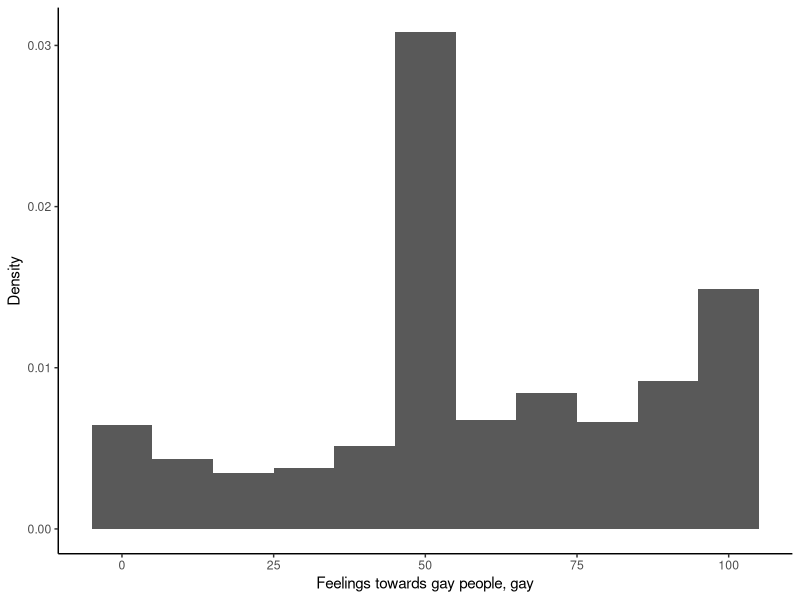
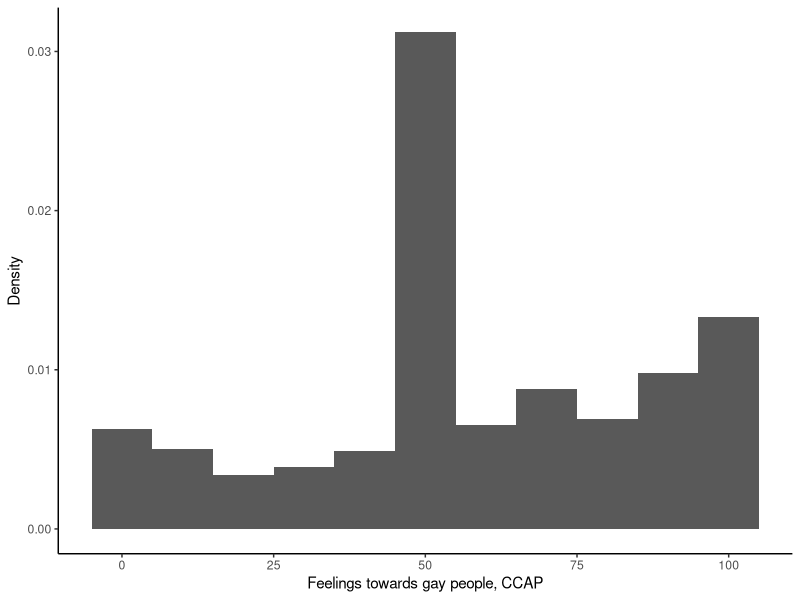
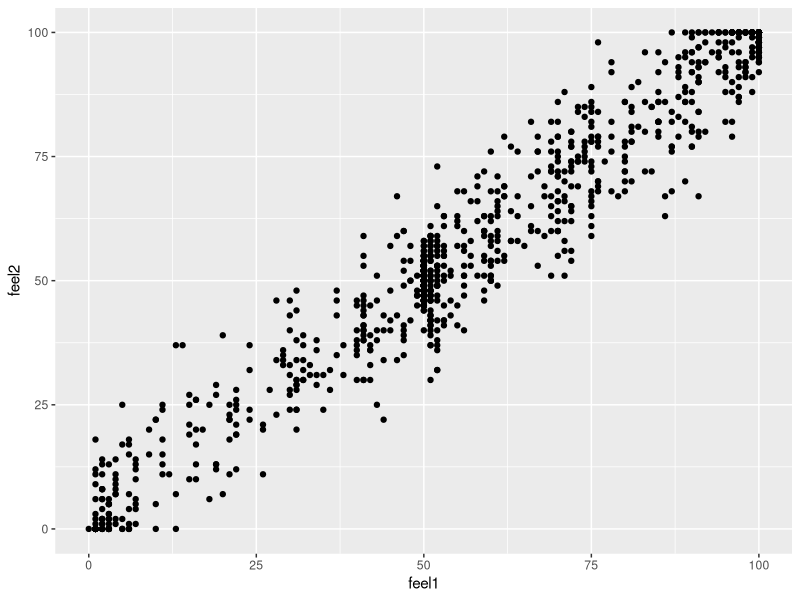
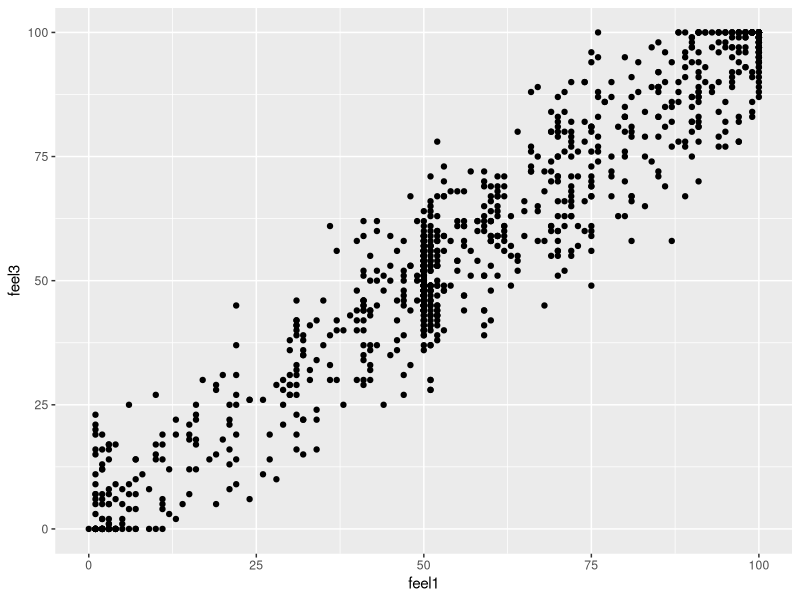
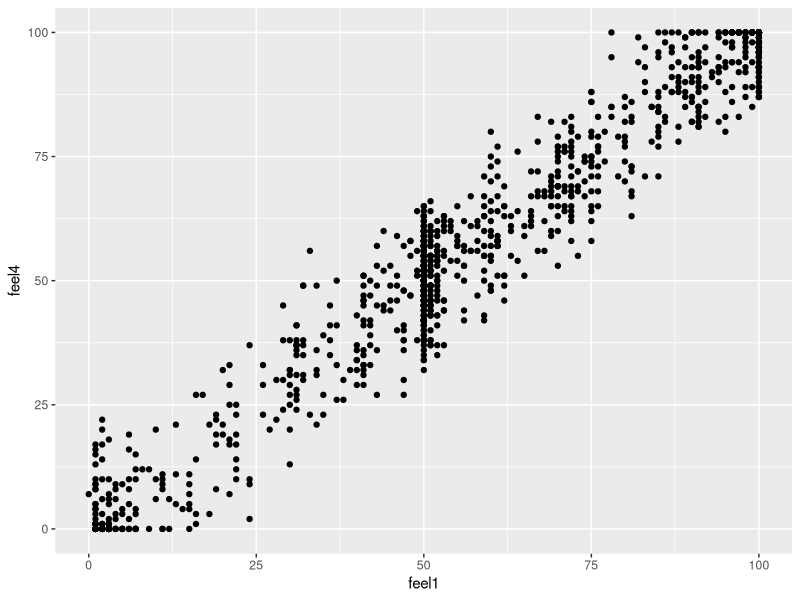
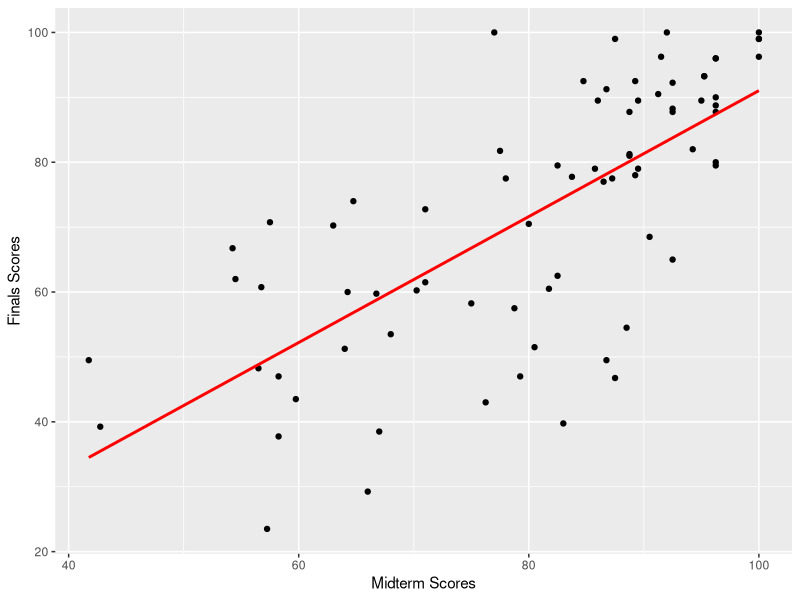

The R script that drew these images, in order:
## ---- chunk 1
knitr::opts_chunk$set(echo = TRUE)
## ---- chunk 2
setwd("~/myrepo GH/B HOMEWORK/B2")
library(tidyverse)
gay <- read_csv("gay.csv")
head(gay)
dim(gay)
ccap <- read.csv("CCAP.csv")
head(ccap)
dim(ccap)
## ---- chunk 3
dens_gay <- ggplot(data = gay)
dens_gay <- dens_gay + geom_histogram(mapping = aes(y=..density.., x = feel1 ), binwidth=10)
dens_gay <- dens_gay + theme_classic() + xlab("Feelings towards gay people, gay") + ylab("Density")         
dens_gay

dens_ccap <- ggplot(data = ccap)
dens_ccap <- dens_ccap + geom_histogram(mapping = aes(y=..density.., x = feel ), binwidth=10)
dens_ccap <- dens_ccap + theme_classic() + xlab("Feelings towards gay people, CCAP") + ylab("Density")         
dens_ccap



## ---- chunk 4
gay %>%
  summarise(
            mean_feel1 = mean(feel1, na.rm = TRUE),
            median_feel1 = median(feel1, na.rm = TRUE),
            sd_feel1 = sd(feel1, na.rm = TRUE)
            )
ccap %>%
  summarise(
            mean_feel = mean(feel, na.rm = TRUE),
            median_feel = median(feel, na.rm = T),
            sd_feel = sd(feel, na.rm = TRUE),
  )
## ---- chunk 5

feel1v2 <- ggplot(data=gay[gay$treatment=="No Contact",])
feel1v2 <- feel1v2 + geom_point(mapping=aes(x=feel1, y=feel2))
feel1v2

feel1v3 <- ggplot(data=gay[gay$treatment=="No Contact",])
feel1v3 <- feel1v3 + geom_point(mapping=aes(x=feel1, y=feel3))
feel1v3

feel1v4 <- ggplot(data=gay[gay$treatment=="No Contact",])
feel1v4 <- feel1v4 + geom_point(mapping=aes(x=feel1, y=feel4))
feel1v4

## ---- chunk 6
gay %>%
  filter(treatment=="No Contact") %>%
summarise(
  cor2 = cor(feel1,feel2, use="complete.obs"),
  cor3 = cor(feel1,feel3, use="complete.obs"),
  cor4 = cor(feel1,feel4, use="complete.obs")

)
## ---- chunk 7
grades <- read.csv("grades.csv")
head(grades)
dim(grades)
## ---- chunk 8
cor_xy <- cor(grades$midterm,grades$final)
cor_xy
## ---- chunk 9
fit <- lm(final <- final ~ midterm, data = grades)
fit
summary(fit)
## ---- chunk 10
testscores <- ggplot(data=grades,mapping=aes(x=midterm, y=final) )
testscores <- testscores + geom_point() 
testscores <- testscores + geom_smooth(method="lm", se=FALSE, colour="red")
testscores <- testscores + xlab("Midterm Scores") + ylab("Finals Scores")
testscores
## ---- chunk 11
y_80 <- -6.0059+0.9704*80
y_80 

y_90 <- -6.0059+0.9704*90
y_90 

delta_y_10 <- 10*.9704
delta_y_10
## ---- chunk 12
R2 <- cor_xy^2
R2
